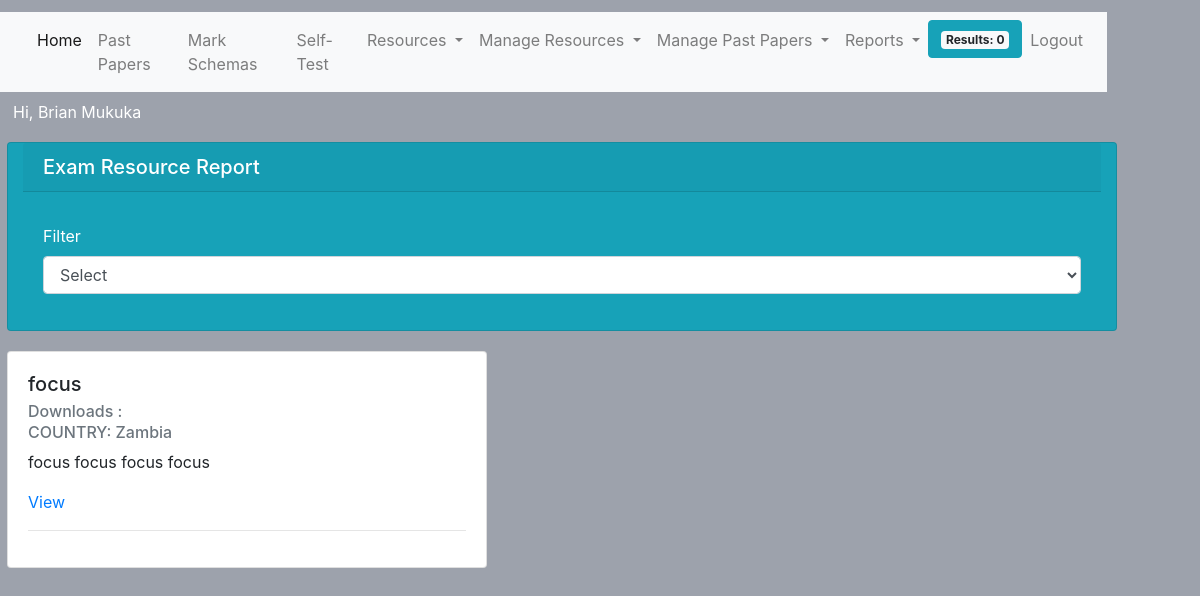
The app's page /report/exam_resources.php?type=past_papers (signed in), older data.
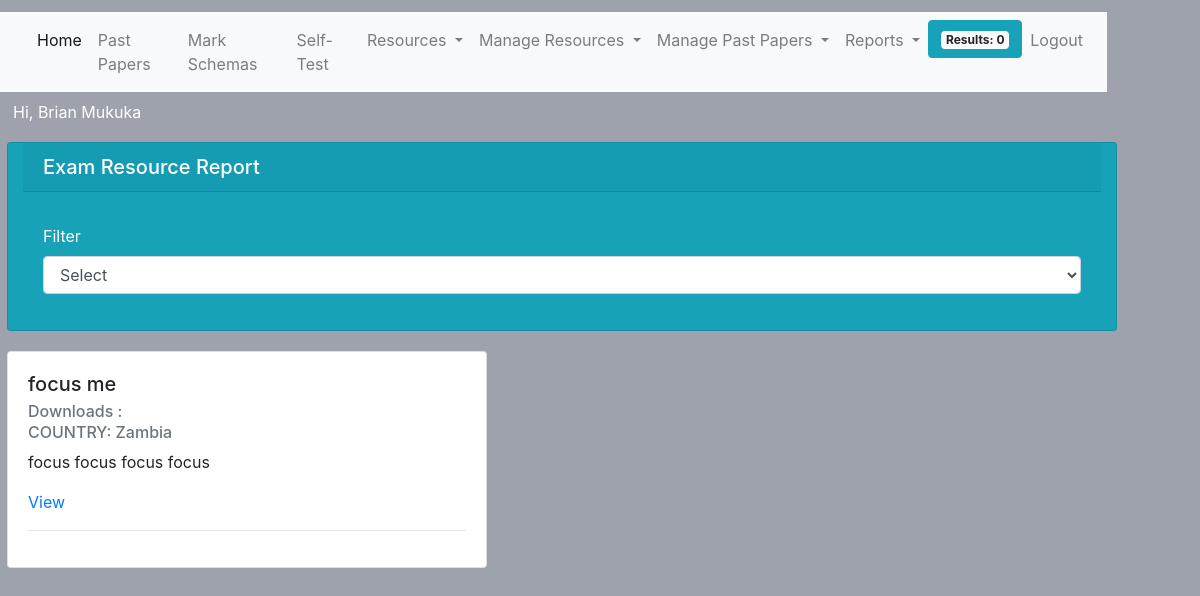
The same page, newer data.
### tables this page shows
CREATE TABLE `past_papers` (
  `id` int(11) NOT NULL,
  `title` varchar(100) NOT NULL,
  `year` int(11) NOT NULL,
  `subject` varchar(100) DEFAULT NULL,
  `created_by` varchar(100) NOT NULL,
  `updated_at` date DEFAULT NULL,
  `created_at` timestamp NOT NULL DEFAULT current_timestamp(),
  `mark_schema_id` int(11) DEFAULT NULL,
  `downloads` bigint(20) DEFAULT NULL,
  `month` int(11) DEFAULT NULL,
  `description` text NOT NULL,
  `link` varchar(1000) NOT NULL,
  `level` varchar(100) NOT NULL DEFAULT 'junior'
);

### report/api/index.php (called while the page is built, shortened)
<?php
function getFiles($type,$filter){
    $conn = DBCoonect();
     $sql = "SELECT * FROM  resources_report
    WHERE `type` = '$type'
     GROUP BY $filter
    ";
    $results = mysqli_query($conn,$sql);
    $rows = [];
    $downloads = 0;
    while ($row = mysqli_fetch_assoc($results)) {
        array_unshift($rows,$row);
    }
    return [$rows,$downloads];
}
function getFileStoragePath(){
    return 'http://'.$_SERVER['HTTP_HOST'].'/comp_test/storage/';
}

### report/exam_resources.php (the view, shortened to what this page needs)
<?php
require_once('../layout/admin/header.php');
$type  = $_GET['type'];
$filter  = isset($_GET['f']) ? $_GET['f']: 'country' ;
$files = getFiles($type,$filter);
$table = $type === 'past_papers' ? 'past_papers' : 'mark_schema';
$files = $files[0];
    $conn = DBCoonect();
?>
<div class="card col-md-12 text-white bg-info mb-3">
  <h5 class="card-header"> Exam Resource Report </h5>
  <div class="card-body">
           <div class="form-group ">
    <label for="grade">Filter</label>
        <select onchange="filter(event)"  class="form-control" name="grade" aria-describedby="genderHelp" >
  <option value=''> Select  </option>
    </select>
  </div>
  </div>
</div>
<?php  if(count($files)):
        $index = 0;
        while($index < count($files) ):
      $row = $files[$index] ;
            $resource_id = $row['resource_id'];
          $sql = "SELECT * FROM  $table WHERE `id` = '$resource_id' ";
    $results = mysqli_query($conn,$sql) or die(mysqli_error($conn,$sql));
    $row2 = mysqli_fetch_assoc($results);
    $area = $row[$filter];
            $title = $row2['title'];
            $downloads = $row2['downloads'];
            $description = $row2['description'];
            $file = ($row2['link']) ;
             $fileStorage =  getFileStoragePath();
            $path = ($fileStorage.$file) ;
    ?>
<div class="card" style="width: 30rem;">
  <div class="card-body">
    <h5 class="card-title"><?php echo $title?></h5>
            <h6 class="card-subtitle mb-2 text-muted">
    Downloads :<?php echo $downloads?></h6>
       <h6 class="card-subtitle mb-2 text-muted">
     <?php echo strtoupper($filter) .': '.$area ?></h6>
    <p class="card-text">
    <?php echo $description?>
    </p>
    <a href="<?php echo $path;  ?>" target='_blank' class="card-link">View </a>
    <hr />
  </div>
</div>
        <?php $index++; endwhile;   else:  ?>
<?php  endif  ?>
<?php
require_once('../layout/admin/footer.php')
?>

Row changes from the older to the newer data that the page shows:
changed past_papers "focus focus focus focus": title "focus" → "focus me"
